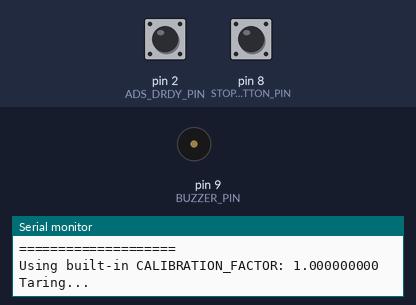
The sketch below on a simulated Arduino Uno, built with avr-gcc and run on an emulated ATmega328P. Shown: buzzer (waves = sounding, pin HIGH), the last lines printed to the serial monitor. Inputs (shaded band) come from the test bench; at power-on: pin 2 (ADS_DRDY_PIN) HIGH, pin 8 (STOP_BUTTON_PIN) HIGH. Storage starts empty; pins used as bus, display or sensor lines are not drawn.

Above: at 0.9 s.
1.0 s: pin 2 (ADS_DRDY_PIN) pulled LOW for 0.15 s
At 1.1 s:
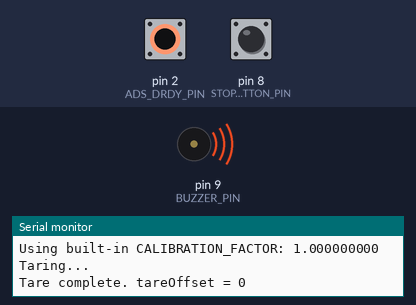
2.9 s: pin 8 (STOP_BUTTON_PIN) pulled LOW for 0.15 s
At 3.2 s:
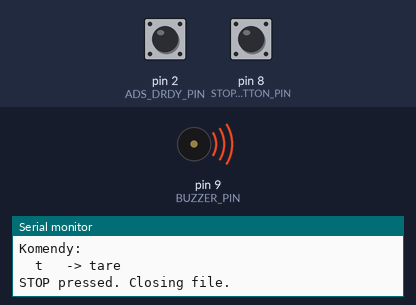
Timing chart, 0 to 5.9 s (numbered marks = the images above; inputs shaded):
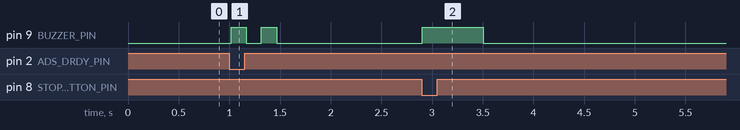

The sketch:

test_stand.ino
```cpp
#include <Arduino.h>
#include <SPI.h>
#include <SD.h>

/*
  Teensy 4.0 + Waveshare High-Precision AD HAT (ADS1263)
  Rocket test stand logger — filtered logging @ 100 Hz (every 10 ms)

  - ADC1 ~1 kSPS, SINC3, PGA=32, REF = AVDD-AVSS
  - IIR low-pass ~20 Hz @ 1 kSPS
  - Log filtered grams @ 100 Hz to SD (CSV), flush batched (every 200 lines)
  - No calibration UI here. Either set CALIBRATION_FACTOR constant,
    or put a file "calib.txt" on SD with a single number (g/LSB).
*/

// =================== PINOUT ===================
#define SD_CS_PIN         10   // SD Card CS
#define BUZZER_PIN         9   // buzzer
#define STOP_BUTTON_PIN    8   // STOP button (to GND, INPUT_PULLUP)

#define ADS_CS_PIN         7   // ADS1263 CS
#define ADS_DRDY_PIN       2   // ADS1263 DRDY (FALLING)
#define ADS_RST_PIN        3   // ADS1263 RESET (active low)
// Teensy 4.0 SPI: SCK=13, MOSI=11, MISO=12

// =================== ADS1263 COMMANDS ===================
#define ADS_CMD_RESET      0x06
#define ADS_CMD_START1     0x08
#define ADS_CMD_STOP1      0x0A
#define ADS_CMD_RREG       0x20
#define ADS_CMD_WREG       0x40
#define ADS_CMD_SDATAC1    0x11
#define ADS_CMD_RDATAC1    0x10

// =================== ADS1263 REGISTERS ===================
#define REG_ID          0x00
#define REG_POWER       0x01
#define REG_INTERFACE   0x02
#define REG_MODE0       0x03
#define REG_MODE1       0x04
#define REG_MODE2       0x05
#define REG_INPMUX      0x06
#define REG_REFMUX      0x0F

// =================== GLOBALS ===================
static const SPISettings ADS_SPI(2000000, MSBFIRST, SPI_MODE1);

static volatile bool adsDataReady = false;
File dataFile;
bool recording = true;

// --- Calibration & tare ---
float      CALIBRATION_FACTOR = 1.0f;   // [g/LSB] — overriden from calib.txt if present
long long  tareOffset = 0;

// --- Logging/filters ---
const uint16_t ADC_FS_HZ           = 1000; // target ADC1 sampling ~1 kSPS
const uint16_t LOG_RATE_HZ         = 100;  // write every 10 ms
const uint16_t SAMPLES_PER_LOG     = ADC_FS_HZ / LOG_RATE_HZ; // 10
const uint16_t FLUSH_EVERY         = 200;  // batch flush

// IIR low-pass (~20 Hz cutoff @ 1 kHz)
const float LPF_CUTOFF_HZ          = 20.0f;
const float LPF_ALPHA              = (2.0f * 3.14159265f * LPF_CUTOFF_HZ) / (float)ADC_FS_HZ; // ~0.126
volatile float lpf_state           = 0.0f;

// Prototypes
bool readOneNet(int32_t &net);
void doTare(uint16_t N=400);
void ads_apply_config_1kHz();
void ads_dump_registers();
bool loadCalibrationFromSD();

// Status flag: we disable STATUS to keep 4-byte frames (faster)
bool g_statusEnabled = false;

// =================== LOW-LEVEL ADS I/O ===================
inline void ads_cs_low()  { digitalWrite(ADS_CS_PIN, LOW); }
inline void ads_cs_high() { digitalWrite(ADS_CS_PIN, HIGH); }
inline void ads_spi_begin() { SPI.beginTransaction(ADS_SPI); }
inline void ads_spi_end()   { SPI.endTransaction(); }
uint8_t ads_transfer(uint8_t b) { return SPI.transfer(b); }

void ads_writeCommand(uint8_t cmd) {
  ads_spi_begin(); ads_cs_low();
  ads_transfer(cmd);
  ads_cs_high(); ads_spi_end();
}

void ads_writeRegister(uint8_t addr, uint8_t value) {
  ads_spi_begin(); ads_cs_low();
  ads_transfer(ADS_CMD_WREG | (addr & 0x1F));
  ads_transfer(0x00); // 1 byte
  ads_transfer(value);
  ads_cs_high(); ads_spi_end();
}

uint8_t ads_readRegister(uint8_t addr) {
  ads_spi_begin(); ads_cs_low();
  ads_transfer(ADS_CMD_RREG | (addr & 0x1F));
  ads_transfer(0x00); // 1 byte
  uint8_t v = ads_transfer(0x00);
  ads_cs_high(); ads_spi_end();
  return v;
}

void drdy_isr() { adsDataReady = true; }

void ads_reset() {
  digitalWrite(ADS_RST_PIN, LOW); delay(2);
  digitalWrite(ADS_RST_PIN, HIGH); delay(5);
  ads_writeCommand(ADS_CMD_RESET); delay(5);
}

// Continuous read (RDATAC), STATUS disabled → read 4 data bytes MSB..LSB
bool ads_readData32_cont_raw(int32_t &value) {
  if (digitalRead(ADS_DRDY_PIN) == HIGH) return false; // no new data
  ads_spi_begin(); ads_cs_low();

  // If STATUS were enabled, we'd first read+discard 1 byte here.
  uint8_t b0 = ads_transfer(0x00);
  uint8_t b1 = ads_transfer(0x00);
  uint8_t b2 = ads_transfer(0x00);
  uint8_t b3 = ads_transfer(0x00);

  ads_cs_high(); ads_spi_end();

  uint32_t raw = ((uint32_t)b0<<24)|((uint32_t)b1<<16)|((uint32_t)b2<<8)|b3;
  value = (int32_t)raw; // 2's complement
  return true;
}

// =================== CONFIG (1 kSPS, SINC3, PGA=32, REF=AVDD-AVSS) ===================
void ads_apply_config_1kHz() {
  ads_writeCommand(ADS_CMD_SDATAC1);
  ads_writeCommand(ADS_CMD_STOP1);

  // Interface: STATUS off, 32-bit data
  ads_writeRegister(REG_INTERFACE, 0b00001010); // STATUS=0, CRC=0, 32-bit=1
  g_statusEnabled = false;

  // Filters & rate: SINC3, ~1 kSPS; PGA=32 (MAX for Waveshare HAT)
  ads_writeRegister(REG_MODE0,     0b00000000); // SINC3
  ads_writeRegister(REG_MODE1,     0b00110010); // PGA=32, BOOST x2
  ads_writeRegister(REG_MODE2,     0b00101001); // ~1 kSPS

  // Input MUX: AIN0 / AIN1 (Sig+ / Sig−)
  ads_writeRegister(REG_INPMUX,    (0b00000<<4) | 0b00001); // AIN0/AIN1

  // Reference: AVDD-AVSS (Waveshare default)
  ads_writeRegister(REG_REFMUX,    0b00000000); // AVDD-AVSS

  ads_writeCommand(ADS_CMD_RDATAC1);
  ads_writeCommand(ADS_CMD_START1);
}

void ads_dump_registers() {
  uint8_t id  = ads_readRegister(REG_ID);
  uint8_t pwr = ads_readRegister(REG_POWER);
  uint8_t ifc = ads_readRegister(REG_INTERFACE);
  uint8_t m0  = ads_readRegister(REG_MODE0);
  uint8_t m1  = ads_readRegister(REG_MODE1);
  uint8_t m2  = ads_readRegister(REG_MODE2);
  uint8_t mux = ads_readRegister(REG_INPMUX);
  uint8_t ref = ads_readRegister(REG_REFMUX);

  Serial.println(F("=== ADS reg dump ==="));
  Serial.print(F("ID=0x"));     Serial.println(id,  HEX);
  Serial.print(F("POWER=0x"));  Serial.println(pwr, HEX);
  Serial.print(F("INTERFACE=0x"));  Serial.println(ifc, HEX);
  Serial.print(F("MODE0=0x"));  Serial.println(m0,  HEX);
  Serial.print(F("MODE1=0x"));  Serial.println(m1,  HEX);
  Serial.print(F("MODE2=0x"));  Serial.println(m2,  HEX);
  Serial.print(F("INPMUX=0x")); Serial.println(mux, HEX);
  Serial.print(F("REFMUX=0x")); Serial.println(ref, HEX);
  Serial.println(F("===================="));
}

// =================== APP HELPERS ===================
void startSignal(){ for(int i=0;i<2;i++){digitalWrite(BUZZER_PIN,HIGH);delay(150);digitalWrite(BUZZER_PIN,LOW);delay(150);} }
void stopSignal(){ digitalWrite(BUZZER_PIN,HIGH);delay(600);digitalWrite(BUZZER_PIN,LOW); }
void errorSignal(){ for(int i=0;i<3;i++){digitalWrite(BUZZER_PIN,HIGH);delay(250);digitalWrite(BUZZER_PIN,LOW);delay(250);} }

bool readOneNet(int32_t &net){
  int32_t raw;
  if(!ads_readData32_cont_raw(raw)) return false;
  net = (int32_t)((long long)raw - tareOffset);
  return true;
}

// Tare (avg N raw samples, before filtering)
void doTare(uint16_t N){
  Serial.println(F("Taring..."));
  delay(20);
  long long acc=0; int32_t raw;
  for(uint16_t i=0;i<N;i++){
    while(!ads_readData32_cont_raw(raw)){}
    acc += (long long)raw;
  }
  tareOffset = acc / N;
  lpf_state = 0.0f; // reset filter
  Serial.print(F("Tare complete. tareOffset = "));
  Serial.println((long long)tareOffset);
}

bool loadCalibrationFromSD(){
  File f = SD.open("calib.txt", FILE_READ);
  if(!f) return false;
  String s = f.readStringUntil('\n');
  f.close();
  s.trim();
  if(s.length()==0) return false;
  CALIBRATION_FACTOR = s.toFloat();
  return (CALIBRATION_FACTOR != 0.0f && isfinite(CALIBRATION_FACTOR));
}

// =================== SETUP ===================
void setup() {
  pinMode(BUZZER_PIN, OUTPUT);
  pinMode(STOP_BUTTON_PIN, INPUT_PULLUP);
  digitalWrite(BUZZER_PIN, LOW);

  pinMode(ADS_CS_PIN, OUTPUT);
  pinMode(ADS_RST_PIN, OUTPUT);
  pinMode(ADS_DRDY_PIN, INPUT_PULLUP); // DRDY active low
  ads_cs_high();

  // SD CS high before SPI init
  pinMode(SD_CS_PIN, OUTPUT);
  digitalWrite(SD_CS_PIN, HIGH);

  Serial.begin(500000); delay(50);
  Serial.println(F("Starting (Logger)..."));

  SPI.begin();

  // ADS init
  ads_reset();
  ads_apply_config_1kHz();
  ads_dump_registers();
  attachInterrupt(digitalPinToInterrupt(ADS_DRDY_PIN), drdy_isr, FALLING);

  // SD init
  if (!SD.begin(SD_CS_PIN)) { Serial.println(F("SD card initialization failed!")); errorSignal(); while(1){} }
  dataFile = SD.open("datalog.csv", FILE_WRITE);
  if (!dataFile) { Serial.println(F("Error opening file!")); errorSignal(); while(1){} }
  dataFile.println("Time_ms,Weight_g"); dataFile.flush();

  // Try load calibration from SD
  if(loadCalibrationFromSD()){
    Serial.print(F("Loaded CALIBRATION_FACTOR from calib.txt: "));
    Serial.println(CALIBRATION_FACTOR, 9);
  } else {
    Serial.print(F("Using built-in CALIBRATION_FACTOR: "));
    Serial.println(CALIBRATION_FACTOR, 9);
  }

  // Quick tare
  doTare(400);
  startSignal();

  Serial.println(F("Komendy:"));
  Serial.println(F("  t   -> tare"));
}

// =================== LOOP ===================
void loop() {
  static uint16_t sampleCount = 0;
  static uint16_t flushCnt = 0;

  // Acquire @ ~1 kSPS (via RDY ISR flag)
  if (adsDataReady) {
    adsDataReady = false;

    int32_t netLSB;
    if (readOneNet(netLSB)) {
      // IIR low-pass (first order): y += a*(x - y)
      float x = (float)netLSB;
      lpf_state += LPF_ALPHA * (x - lpf_state);

      // Downsample/log every 10 samples -> 100 Hz
      if (++sampleCount >= SAMPLES_PER_LOG) {
        sampleCount = 0;

        float grams = lpf_state * CALIBRATION_FACTOR;
        uint32_t now = millis();

        dataFile.print(now);
        dataFile.print(",");
        dataFile.println(grams, 3);

        if (++flushCnt >= FLUSH_EVERY) { dataFile.flush(); flushCnt = 0; }

         //Serial peek
         //Serial.print(F("t=")); Serial.print(now); Serial.print(F("ms  W=")); Serial.println(grams, 3);
      }
    }
  }

  // STOP button
  if (recording && digitalRead(STOP_BUTTON_PIN) == LOW) {
    Serial.println(F("STOP pressed. Closing file."));
    dataFile.close(); recording = false; stopSignal();
  }

  // Simple commands
  if (Serial.available()){
    String cmd = Serial.readStringUntil('\n'); cmd.trim();
    if (cmd == "t") doTare(400);
  }
}
```

Measured:
- after the input at 1.0 s, pin 9 (BUZZER_PIN): alternates HIGH for 0.15 s and LOW for 0.15 s, 4 changes in all, then stays LOW, starting at once
- after the input at 2.9 s, pin 9 (BUZZER_PIN): LOW → HIGH at once, → LOW 0.60 s later
